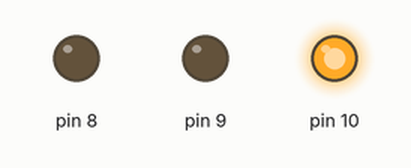
Simulated run of this sketch. Board: Arduino Uno, built with avr-gcc and run on an emulated ATmega328P. On the bench: output pins drawn as LEDs (lit = HIGH).

Above: at 1.5 s.
At 4.5 s:
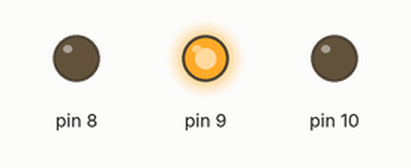
At 7.5 s:
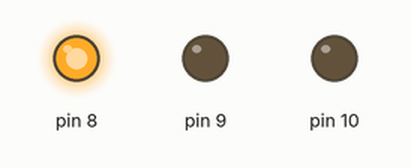
Timing chart, 0 to 11.7 s (numbered marks = the images above):
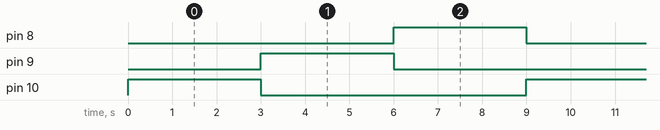

The sketch:

RGBLED.ino
```cpp
// (licence header left out)
void setup() {
  // put your setup code here, to run once:
pinMode(10, OUTPUT);
pinMode(9, OUTPUT);
pinMode(8, OUTPUT);
}

void loop() {
  // put your main code here, to run repeatedly:
digitalWrite(10, HIGH);
delay(3000);
digitalWrite(10, LOW);
digitalWrite(9, HIGH);
delay(3000);
digitalWrite(9, LOW);
digitalWrite(8, HIGH);
delay(3000);
digitalWrite(8, LOW);
}
```

Measured:
- by itself, pin 8–10: alternates HIGH for 3.0 s and LOW for 6.0 s
- by itself, everything shown: repeats every 9.0 s, in 4 steps
